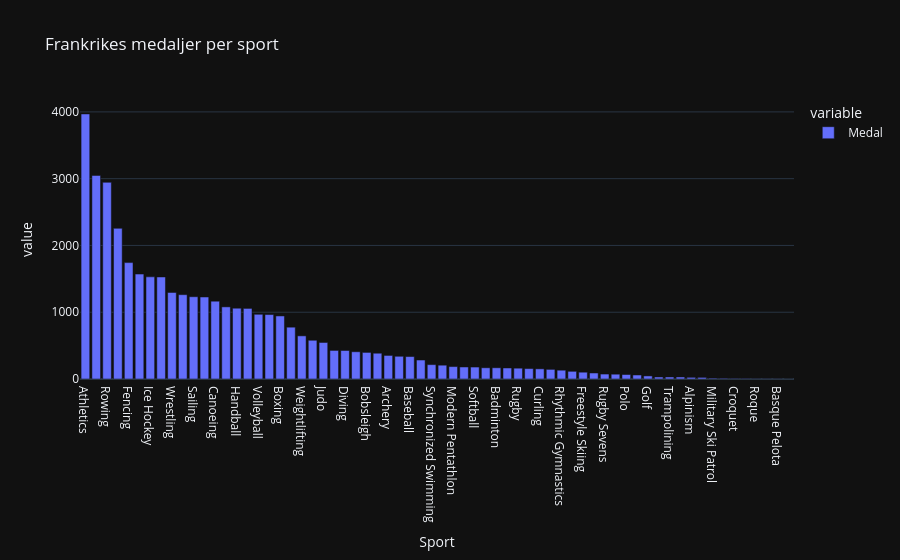

Notebook code cell kept with this figure:
### Code cell
px.bar(medals_per_sport, title="Frankrikes medaljer per sport")

### Figure 1 — Plotly figure (JSON) as saved in the notebook; plotly's stock layout.template omitted (floating-point values rounded to 4 significant figures)
{"data": [{"hovertemplate": "variable=Medal<br>Sport=%{x}<br>value=%{y}<extra></extra>", "legendgroup": "Medal", "marker": {"color": "#636efa", "pattern": {"shape": ""}}, "name": "Medal", "orientation": "v", "showlegend": true, "textposition": "auto", "x": ["Athletics", "Swimming", "Rowing", "Gymnastics", "Fencing", "Football", "Ice Hockey", "Hockey", "Wrestling", "Cycling", "Sailing", "Shooting", "Canoeing", "Basketball", "Handball", "Water Polo", "Volleyball", "Equestrianism", "Boxing", "Cross Country Skiing", "Weightlifting", "Speed Skating", "Judo", "Alpine Skiing", "Diving", "Biathlon", "Bobsleigh", "Figure Skating", "Archery", "Tennis", "Baseball", "Short Track Speed Skating", "Synchronized Swimming", "Ski Jumping", "Modern Pentathlon", "Luge", "Softball", "Table Tennis", "Badminton", "Nordic Combined", "Rugby", "Art Competitions", "Curling", "Taekwondo", "Rhythmic Gymnastics", "Tug-Of-War", "Freestyle Skiing", "Snowboarding", "Rugby Sevens", "Beach Volleyball", "Polo", "Lacrosse", "Golf", "Triathlon", "Trampolining", "Skeleton", "Alpinism", "Cricket", "Military Ski Patrol", "Racquets", "Croquet", "Motorboating", "Roque", "Jeu De Paume", "Basque Pelota", "Aeronautics"], "xaxis": "x", "y": [3969, 3048, 2945, 2256, 1743, 1571, 1530, 1528, 1296, 1263, 1232, 1228, 1165, 1080, 1060, 1057, 969, 965, 944, 776, 646, 580, 547, 428, 427, 408, 398, 386, 353, 340, 336, 284, 215, 207, 186, 180, 179, 168, 168, 165, 162, 156, 152, 144, 132, 115, 102, 90, 74, 72, 67, 60, 46, 30, 30, 30, 25, 24, 12, 10, 8, 7, 3, 3, 2, 1], "yaxis": "y", "type": "bar"}], "layout": {"xaxis": {"anchor": "y", "domain": [0.0, 1.0], "title": {"text": "Sport"}}, "yaxis": {"anchor": "x", "domain": [0.0, 1.0], "title": {"text": "value"}}, "legend": {"title": {"text": "variable"}, "tracegroupgap": 0}, "title": {"text": "Frankrikes medaljer per sport"}, "barmode": "relative"}}
